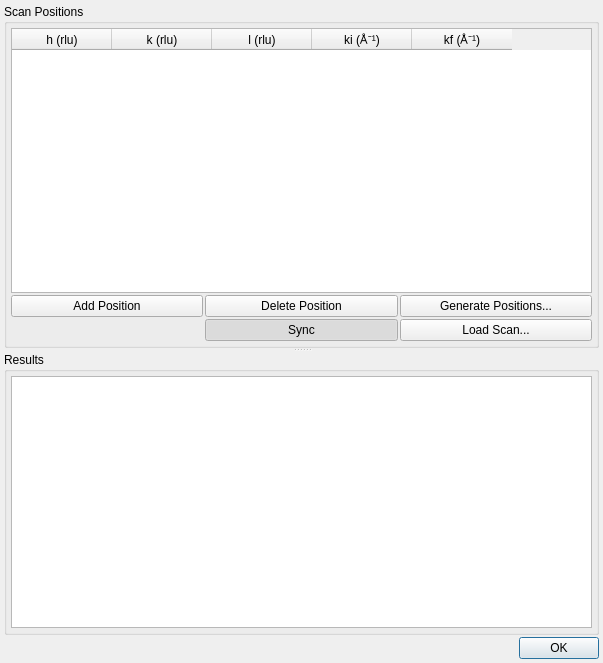
<?xml version="1.0" encoding="UTF-8"?>
<ui version="4.0">
 <class>ElasticDlg</class>
 <widget class="QDialog" name="ElasticDlg">
  <property name="geometry">
   <rect>
    <x>0</x>
    <y>0</y>
    <width>603</width>
    <height>663</height>
   </rect>
  </property>
  <property name="windowTitle">
   <string>Elastic Positions</string>
  </property>
  <layout class="QGridLayout" name="gridLayout_3">
   <property name="leftMargin">
    <number>4</number>
   </property>
   <property name="topMargin">
    <number>4</number>
   </property>
   <property name="rightMargin">
    <number>4</number>
   </property>
   <property name="bottomMargin">
    <number>4</number>
   </property>
   <property name="spacing">
    <number>2</number>
   </property>
   <item row="0" column="0">
    <widget class="QSplitter" name="splitter">
     <property name="orientation">
      <enum>Qt::Vertical</enum>
     </property>
     <widget class="QGroupBox" name="groupBox">
      <property name="title">
       <string>Scan Positions</string>
      </property>
      <layout class="QGridLayout" name="gridLayout_2">
       <property name="leftMargin">
        <number>4</number>
       </property>
       <property name="topMargin">
        <number>4</number>
       </property>
       <property name="rightMargin">
        <number>4</number>
       </property>
       <property name="bottomMargin">
        <number>4</number>
       </property>
       <property name="spacing">
        <number>2</number>
       </property>
       <item row="1" column="2">
        <widget class="QPushButton" name="btnGenPositions">
         <property name="toolTip">
          <string>Generate scan positions.</string>
         </property>
         <property name="text">
          <string>Generate Positions...</string>
         </property>
        </widget>
       </item>
       <item row="1" column="1">
        <widget class="QPushButton" name="btnDelPosition">
         <property name="toolTip">
          <string>Remove selected scan position.</string>
         </property>
         <property name="text">
          <string>Delete Position</string>
         </property>
        </widget>
       </item>
       <item row="1" column="0">
        <widget class="QPushButton" name="btnAddPosition">
         <property name="toolTip">
          <string>Add a new scan position.</string>
         </property>
         <property name="text">
          <string>Add Position</string>
         </property>
        </widget>
       </item>
       <item row="0" column="0" colspan="3">
        <widget class="QTableWidget" name="tablePositions">
         <property name="showDropIndicator" stdset="0">
          <bool>false</bool>
         </property>
         <property name="alternatingRowColors">
          <bool>true</bool>
         </property>
         <property name="selectionBehavior">
          <enum>QAbstractItemView::SelectRows</enum>
         </property>
         <property name="sortingEnabled">
          <bool>true</bool>
         </property>
         <column>
          <property name="text">
           <string>h (rlu)</string>
          </property>
         </column>
         <column>
          <property name="text">
           <string>k (rlu)</string>
          </property>
         </column>
         <column>
          <property name="text">
           <string>l (rlu)</string>
          </property>
         </column>
         <column>
          <property name="text">
           <string>ki (Å⁻¹)</string>
          </property>
         </column>
         <column>
          <property name="text">
           <string>kf (Å⁻¹)</string>
          </property>
         </column>
        </widget>
       </item>
       <item row="2" column="2">
        <widget class="QPushButton" name="btnLoadScan">
         <property name="toolTip">
          <string>Load the scan positions from a data file.</string>
         </property>
         <property name="text">
          <string>Load Scan...</string>
         </property>
        </widget>
       </item>
       <item row="2" column="1">
        <widget class="QPushButton" name="btnSync">
         <property name="toolTip">
          <string>Get crystal and instrument configuration from Takin's main window.</string>
         </property>
         <property name="text">
          <string>Sync</string>
         </property>
         <property name="checkable">
          <bool>true</bool>
         </property>
         <property name="checked">
          <bool>true</bool>
         </property>
        </widget>
       </item>
      </layout>
     </widget>
     <widget class="QGroupBox" name="groupBox_2">
      <property name="title">
       <string>Results</string>
      </property>
      <layout class="QGridLayout" name="gridLayout">
       <property name="leftMargin">
        <number>4</number>
       </property>
       <property name="topMargin">
        <number>4</number>
       </property>
       <property name="rightMargin">
        <number>4</number>
       </property>
       <property name="bottomMargin">
        <number>4</number>
       </property>
       <property name="spacing">
        <number>2</number>
       </property>
       <item row="0" column="0">
        <widget class="QTextEdit" name="textResults">
         <property name="lineWrapMode">
          <enum>QTextEdit::NoWrap</enum>
         </property>
         <property name="readOnly">
          <bool>true</bool>
         </property>
        </widget>
       </item>
      </layout>
     </widget>
    </widget>
   </item>
   <item row="1" column="0">
    <widget class="QDialogButtonBox" name="buttonBox">
     <property name="orientation">
      <enum>Qt::Horizontal</enum>
     </property>
     <property name="standardButtons">
      <set>QDialogButtonBox::Ok</set>
     </property>
     <property name="centerButtons">
      <bool>false</bool>
     </property>
    </widget>
   </item>
  </layout>
 </widget>
 <tabstops>
  <tabstop>tablePositions</tabstop>
  <tabstop>btnAddPosition</tabstop>
  <tabstop>btnDelPosition</tabstop>
  <tabstop>btnGenPositions</tabstop>
  <tabstop>btnSync</tabstop>
  <tabstop>btnLoadScan</tabstop>
  <tabstop>textResults</tabstop>
 </tabstops>
 <resources/>
 <connections>
  <connection>
   <sender>buttonBox</sender>
   <signal>rejected()</signal>
   <receiver>ElasticDlg</receiver>
   <slot>reject()</slot>
   <hints>
    <hint type="sourcelabel">
     <x>316</x>
     <y>260</y>
    </hint>
    <hint type="destinationlabel">
     <x>286</x>
     <y>274</y>
    </hint>
   </hints>
  </connection>
  <connection>
   <sender>buttonBox</sender>
   <signal>accepted()</signal>
   <receiver>ElasticDlg</receiver>
   <slot>accept()</slot>
   <hints>
    <hint type="sourcelabel">
     <x>248</x>
     <y>254</y>
    </hint>
    <hint type="destinationlabel">
     <x>157</x>
     <y>274</y>
    </hint>
   </hints>
  </connection>
 </connections>
</ui>
